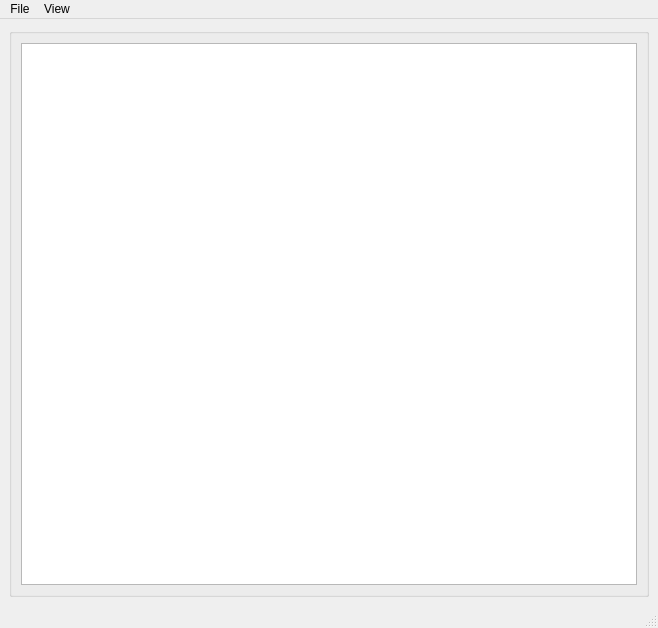
<?xml version="1.0" encoding="UTF-8"?>
<ui version="4.0">
 <class>MainWindow</class>
 <widget class="QMainWindow" name="MainWindow">
  <property name="geometry">
   <rect>
    <x>0</x>
    <y>0</y>
    <width>658</width>
    <height>628</height>
   </rect>
  </property>
  <property name="windowTitle">
   <string>MainWindow</string>
  </property>
  <widget class="QWidget" name="centralwidget">
   <layout class="QGridLayout" name="gridLayout">
    <item row="0" column="0">
     <widget class="QGroupBox" name="groupBox_4">
      <property name="title">
       <string/>
      </property>
      <layout class="QGridLayout" name="gridLayout_5">
       <item row="0" column="0">
        <widget class="GLViewWidget" name="scatterViewer">
         <property name="sizePolicy">
          <sizepolicy hsizetype="Preferred" vsizetype="Expanding">
           <horstretch>0</horstretch>
           <verstretch>0</verstretch>
          </sizepolicy>
         </property>
        </widget>
       </item>
      </layout>
     </widget>
    </item>
   </layout>
  </widget>
  <widget class="QMenuBar" name="menubar">
   <property name="geometry">
    <rect>
     <x>0</x>
     <y>0</y>
     <width>658</width>
     <height>21</height>
    </rect>
   </property>
   <widget class="QMenu" name="menuFile">
    <property name="title">
     <string>View</string>
    </property>
    <widget class="QMenu" name="menuPlot_Background">
     <property name="title">
      <string>Plot Background</string>
     </property>
     <addaction name="separator"/>
     <addaction name="actionBlack"/>
     <addaction name="actionWhite"/>
     <addaction name="actionGrey"/>
    </widget>
    <addaction name="menuPlot_Background"/>
   </widget>
   <widget class="QMenu" name="menuFile_2">
    <property name="title">
     <string>File</string>
    </property>
    <addaction name="actionOpen_Images"/>
    <addaction name="actionOpen_a_Stack"/>
    <addaction name="actionExport_as_PNG"/>
   </widget>
   <addaction name="menuFile_2"/>
   <addaction name="menuFile"/>
  </widget>
  <widget class="QStatusBar" name="statusbar"/>
  <action name="actionExport">
   <property name="text">
    <string>Export</string>
   </property>
  </action>
  <action name="actionSave_as_PNG">
   <property name="text">
    <string>Save as PNG</string>
   </property>
  </action>
  <action name="actionGenerate_MultiColor_Mask">
   <property name="text">
    <string>Generate MultiColor Mask</string>
   </property>
  </action>
  <action name="actionBlack">
   <property name="text">
    <string>Black</string>
   </property>
  </action>
  <action name="actionGrey">
   <property name="text">
    <string>Charcol</string>
   </property>
  </action>
  <action name="actionWhite">
   <property name="text">
    <string>White</string>
   </property>
  </action>
  <action name="actionOpen_Images">
   <property name="text">
    <string>Open Images</string>
   </property>
  </action>
  <action name="actionOpen_a_Stack">
   <property name="text">
    <string>Open a Stack</string>
   </property>
  </action>
  <action name="actionExport_as_PNG">
   <property name="text">
    <string>Export Image</string>
   </property>
  </action>
 </widget>
 <customwidgets>
  <customwidget>
   <class>GLViewWidget</class>
   <extends>QGraphicsView</extends>
   <header>pyqtgraph.opengl</header>
  </customwidget>
 </customwidgets>
 <resources/>
 <connections/>
</ui>
